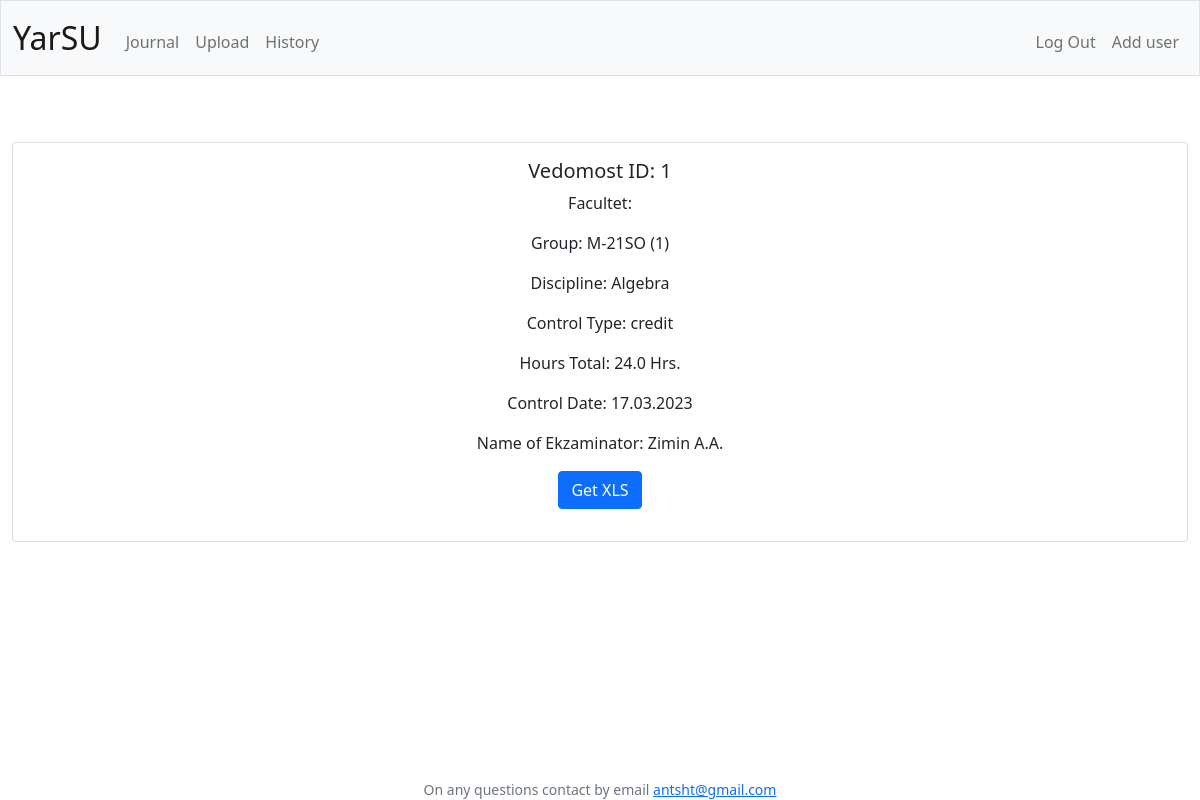
Screenshot of /vedomost?id=1 (signed in) with the database file from the repository.
### tables this page shows
CREATE TABLE "vedomosti" (
	"id"	INTEGER NOT NULL UNIQUE,
	"group_id"	INTEGER NOT NULL,
	"discipline"	TEXT NOT NULL,
	"control_type"	TEXT NOT NULL,
	"name_of_ekzaminator"	TEXT NOT NULL,
	"hours_total"	INTEGER NOT NULL,
	"control_date"	TEXT NOT NULL,
	PRIMARY KEY("id" AUTOINCREMENT)
);

CREATE TABLE "groups" (
	"id"	INTEGER NOT NULL UNIQUE,
	"name"	TEXT NOT NULL UNIQUE,
	"facultet"	INTEGER NOT NULL DEFAULT 0,
	"uplan"	INTEGER NOT NULL DEFAULT 0,
	"kurs"	INTEGER NOT NULL DEFAULT 0,
	PRIMARY KEY("id")
);

### app.py (the view)
@app.route("/vedomost", methods=["GET", "POST"])
@login_required
def vedomost():
    if request.method == "GET":
        if not request.args.get("id") or len(request.args.get("id")) == 0:
            return redirect("/")
        id = int(request.args.get("id"))
        vedomosti = get_vedomosti(id)
        return render_template("vedomost.html", vedomosti=vedomosti)
    if request.method == "POST":
        id = int(request.form.get("id"))
        xlsx_file = generate_xlsx_ved(id)
        return send_file(xlsx_file, download_name="output.xlsx", as_attachment=True)

### app.py (called while the page is built)
@app.after_request
def after_request(response):
    response.headers["Cache-Control"] = "no-cache, no-store, must-revalidate"
    response.headers["Expires"] = 0
    response.headers["Pragma"] = "no-cache"
    return response

### database.py (called while the page is built, shortened)
def get_vedomosti(id=None, page=None):
    if id:
        return db.execute(
            "SELECT vedomosti.id, vedomosti.group_id, vedomosti.discipline, vedomosti.control_type, vedomosti.name_of_ekzaminator, vedomosti.hours_total, vedomosti.control_date, groups.name as g_name, facultets.name as f_name FROM vedomosti LEFT JOIN groups on vedomosti.group_id = groups.id LEFT JOIN facultets ON groups.facultet = facultets.id WHERE vedomosti.id = ?;",
            id,
        )

### helpers.py (called while the page is built)
def login_required(f):
    @wraps(f)
    def decorated_function(*args, **kwargs):
        if session.get("user_id") is None:
            return redirect("/login")
        return f(*args, **kwargs)
    return decorated_function

def format_hrs(value):
    return f"{value:,.1f} Hrs."

### sql.py (called while the page is built, shortened)
def _enable_logging(f):
    import logging
    import functools
    import os
    @functools.wraps(f)
    def decorator(*args, **kwargs):
        try:
            import flask
        except ModuleNotFoundError:
            return f(*args, **kwargs)
        disabled = logging.getLogger("cs50").disabled
        if flask.current_app and os.getenv("FLASK_ENV") == "development":
            logging.getLogger("cs50").disabled = False
        try:
            return f(*args, **kwargs)
        finally:
            logging.getLogger("cs50").disabled = disabled
    return decorator

def _parse_placeholder(token):
    import re
    import sqlparse
    if not isinstance(token, sqlparse.sql.Token) or token.ttype != sqlparse.tokens.Name.Placeholder:
        raise TypeError()
    if token.value == "?":
        return "qmark", None

    def _disconnect(self):
        if hasattr(_data, self._name()):
            getattr(_data, self._name()).close()
            delattr(_data, self._name())

    def _name(self):
        return str(hash(self))

        def connect(dbapi_connection, connection_record):
            try:
                if isinstance(dbapi_connection, sqlite3.Connection):  # If back end is sqlite
                    cursor = dbapi_connection.cursor()
                    cursor.execute("PRAGMA foreign_keys=ON")
                    cursor.close()
            except Exception:
                pass

### templates/vedomost.html (shortened to what this page needs)
{% extends "layout.html" %}
{% block main %}
{% for vedomost in vedomosti %}
<div class="card">
  <div class="card-body">
    <h5 class="card-title">Vedomost ID: {{ vedomost.id }}</h5>
    <p class="card-text">Facultet: {{ vedomost.f_nane }}</p>
    <p class="card-text">Group: {{ vedomost.g_name }} ({{ vedomost.group_id }})</p>
    <p class="card-text">Discipline: {{ vedomost.discipline }}</p>
    <p class="card-text">Control Type: {{ vedomost.control_type }}</p>
    <p class="card-text">Hours Total: {{ vedomost.hours_total | hrs }}</p>
    <p class="card-text">Control Date: {{ vedomost.control_date }}</p>
    <p class="card-text">Name of Ekzaminator: {{ vedomost.name_of_ekzaminator }}</p>
    <p class="card-text">
    <form action="/vedomost" method="post">
      <button class="btn btn-primary" type="submit">Get XLS</button></p>
  </div>
</div>
{% endfor %}
{% endblock %}

### rows the page displays
vedomosti: id "1", g_name "M-21SO", group_id "1", discipline "Algebra", control_type "credit", hours_total|hrs "24.0 Hrs.", control_date "17.03.2023", name_of_ekzaminator "Zimin A.A."
